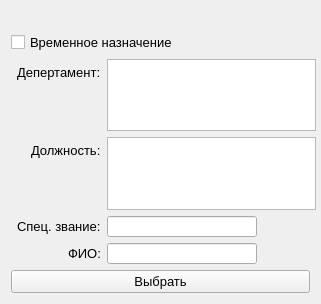
<?xml version="1.0" encoding="UTF-8"?>
<ui version="4.0">
 <class>official_person_data</class>
 <widget class="QWidget" name="official_person_data">
  <property name="geometry">
   <rect>
    <x>0</x>
    <y>0</y>
    <width>320</width>
    <height>304</height>
   </rect>
  </property>
  <property name="font">
   <font>
    <pointsize>10</pointsize>
   </font>
  </property>
  <property name="windowTitle">
   <string>Form</string>
  </property>
  <layout class="QVBoxLayout" name="verticalLayout_2">
   <item>
    <layout class="QVBoxLayout" name="verticalLayout">
     <item>
      <widget class="QLabel" name="oficial_person_lb">
       <property name="text">
        <string/>
       </property>
       <property name="alignment">
        <set>Qt::AlignCenter</set>
       </property>
      </widget>
     </item>
     <item>
      <widget class="QCheckBox" name="acting_cb">
       <property name="text">
        <string>Временное назначение</string>
       </property>
      </widget>
     </item>
     <item>
      <layout class="QFormLayout" name="formLayout">
       <property name="labelAlignment">
        <set>Qt::AlignRight|Qt::AlignTrailing|Qt::AlignVCenter</set>
       </property>
       <property name="formAlignment">
        <set>Qt::AlignRight|Qt::AlignTop|Qt::AlignTrailing</set>
       </property>
       <item row="0" column="0">
        <widget class="QLabel" name="label">
         <property name="text">
          <string>Депертамент:</string>
         </property>
        </widget>
       </item>
       <item row="1" column="0">
        <widget class="QLabel" name="label_2">
         <property name="text">
          <string>Должность:</string>
         </property>
        </widget>
       </item>
       <item row="2" column="0">
        <widget class="QLabel" name="label_3">
         <property name="text">
          <string>Спец. звание:</string>
         </property>
        </widget>
       </item>
       <item row="2" column="1">
        <widget class="QLineEdit" name="rank_le">
         <property name="sizePolicy">
          <sizepolicy hsizetype="Fixed" vsizetype="Fixed">
           <horstretch>0</horstretch>
           <verstretch>0</verstretch>
          </sizepolicy>
         </property>
         <property name="maximumSize">
          <size>
           <width>150</width>
           <height>21</height>
          </size>
         </property>
        </widget>
       </item>
       <item row="3" column="0">
        <widget class="QLabel" name="label_4">
         <property name="text">
          <string>ФИО:</string>
         </property>
        </widget>
       </item>
       <item row="3" column="1">
        <widget class="QLineEdit" name="name_le">
         <property name="sizePolicy">
          <sizepolicy hsizetype="Fixed" vsizetype="Fixed">
           <horstretch>0</horstretch>
           <verstretch>0</verstretch>
          </sizepolicy>
         </property>
         <property name="maximumSize">
          <size>
           <width>150</width>
           <height>21</height>
          </size>
         </property>
        </widget>
       </item>
       <item row="0" column="1">
        <widget class="QTextEdit" name="department_te">
         <property name="sizePolicy">
          <sizepolicy hsizetype="Fixed" vsizetype="Expanding">
           <horstretch>0</horstretch>
           <verstretch>0</verstretch>
          </sizepolicy>
         </property>
         <property name="maximumSize">
          <size>
           <width>209</width>
           <height>73</height>
          </size>
         </property>
        </widget>
       </item>
       <item row="1" column="1">
        <widget class="QTextEdit" name="post_te">
         <property name="sizePolicy">
          <sizepolicy hsizetype="Fixed" vsizetype="Expanding">
           <horstretch>0</horstretch>
           <verstretch>0</verstretch>
          </sizepolicy>
         </property>
         <property name="maximumSize">
          <size>
           <width>209</width>
           <height>74</height>
          </size>
         </property>
        </widget>
       </item>
      </layout>
     </item>
    </layout>
   </item>
   <item>
    <layout class="QHBoxLayout" name="horizontalLayout">
     <item>
      <widget class="QPushButton" name="choice_pb">
       <property name="text">
        <string>Выбрать</string>
       </property>
      </widget>
     </item>
    </layout>
   </item>
  </layout>
 </widget>
 <resources/>
 <connections/>
</ui>
